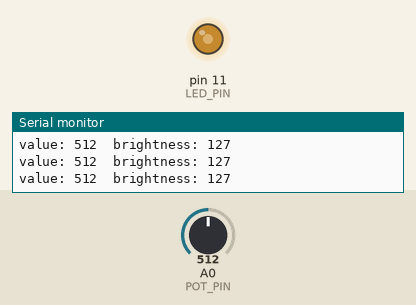
This sketch was run on a simulated Arduino Uno, built with avr-gcc and run on an emulated ATmega328P. Parts: output pins drawn as LEDs (lit = HIGH), the last lines printed to the serial monitor. The test bench sets the inputs (shaded band); at power-on: A0 (POT_PIN) = 512.

Above: at 1.2 s.
1.3 s: A0 (POT_PIN) set to 716
At 2.5 s:
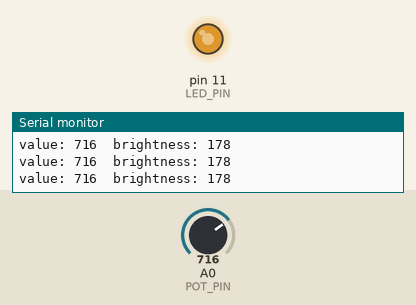
2.8 s: A0 (POT_PIN) set to 900
At 4.0 s:
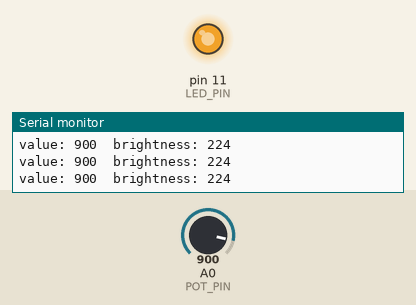
4.3 s: A0 (POT_PIN) set to 122
At 5.5 s:
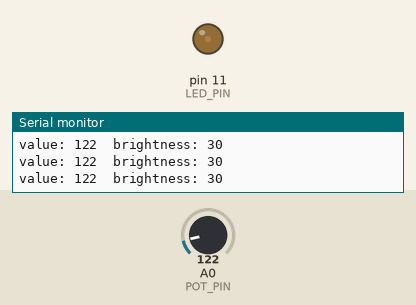
5.8 s: A0 (POT_PIN) set to 0
At 7.0 s:
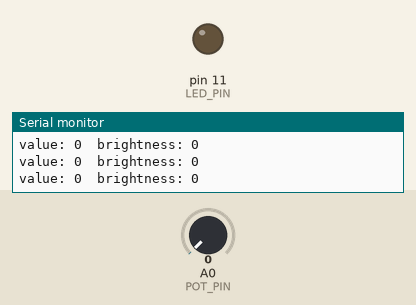
7.3 s: A0 (POT_PIN) set to 511
At 8.6 s:
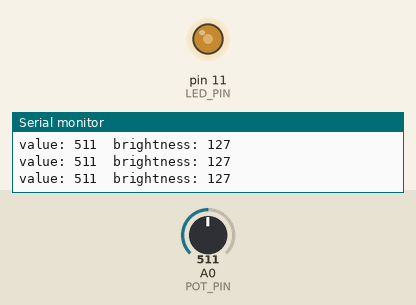
Timing chart, 0 to 9.8 s (numbered marks = the images above; inputs shaded):
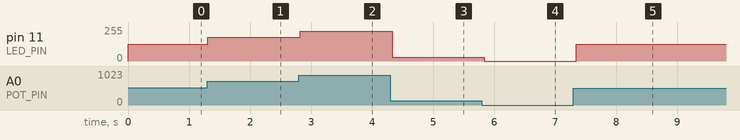

Measured:
- after the input at 1.3 s, pin 11 (LED_PIN): 127/255 → 178/255 at once
- after the input at 2.8 s, pin 11 (LED_PIN): 178/255 → 224/255 at once
- after the input at 4.3 s, pin 11 (LED_PIN): 224/255 → 30/255 at once
- after the input at 5.8 s, pin 11 (LED_PIN): 30/255 → 0/255 at once
- after the input at 7.3 s, pin 11 (LED_PIN): 0/255 → 127/255 after 0.05 s

The sketch:

Potentiometer_Fade_LED.ino
```cpp
// 아두이노 우노 A0 핀 가변저항으로 11번 핀 LED 밝기 조절하기
// 11번 핀은 PWM 핀(~)이라서 analogWrite()로 밝기를 0~255 단계로 조절할 수 있음

const int POT_PIN = A0;                     // 가변저항 핀
const int LED_PIN = 11;                     // LED 핀 (PWM)

void setup()    // 한 번만 실행
{
  Serial.begin(9600);                       // 시리얼 통신 시작, 통신 속도 9600bps
  pinMode(LED_PIN, OUTPUT);                 // LED핀 모드를 출력모드로
}

void loop()     //무한히 반복
{
  int value = analogRead(POT_PIN);                  // 가변저항 값 읽기 (0~1023)
  int brightness = map(value, 0, 1023, 0, 255);     // 0~1023 값을 밝기 0~255로 바꾸기
  analogWrite(LED_PIN, brightness);                 // LED 밝기 설정 (0=꺼짐, 255=가장 밝음)

  Serial.print("value: ");          // 시리얼 모니터에 글자 출력
  Serial.print(value);              // 가변저항 값 출력
  Serial.print("  brightness: ");   // 시리얼 모니터에 글자 출력
  Serial.println(brightness);       // 밝기 출력하고 줄 바꿈
  delay(100);                       // 0.1초 대기, 100ms 기다림
}
```
